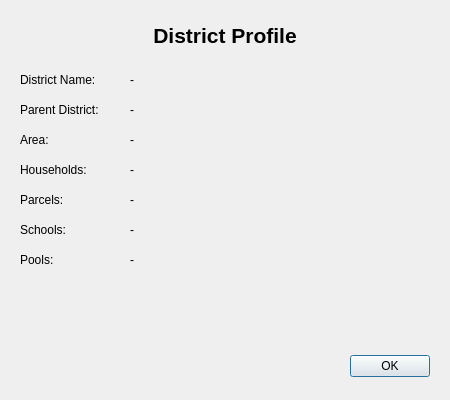
<?xml version="1.0" encoding="UTF-8"?>
<ui version="4.0">
 <class>DistrictProfileDialog</class>
 <widget class="QDialog" name="DistrictProfileDialog">
  <property name="geometry">
   <rect>
    <x>0</x>
    <y>0</y>
    <width>450</width>
    <height>400</height>
   </rect>
  </property>
  <property name="windowTitle">
   <string>District Profile</string>
  </property>
  <widget class="QLabel" name="lblTitle">
   <property name="geometry">
    <rect>
     <x>20</x>
     <y>20</y>
     <width>410</width>
     <height>30</height>
    </rect>
   </property>
   <property name="text">
    <string>District Profile</string>
   </property>
   <property name="alignment">
    <set>Qt::AlignCenter</set>
   </property>
   <property name="font">
    <font>
     <pointsize>16</pointsize>
     <weight>75</weight>
     <bold>true</bold>
    </font>
   </property>
  </widget>
  <widget class="QLabel" name="lblDistrictName">
   <property name="geometry">
    <rect>
     <x>20</x>
     <y>70</y>
     <width>100</width>
     <height>20</height>
    </rect>
   </property>
   <property name="text">
    <string>District Name:</string>
   </property>
  </widget>
  <widget class="QLabel" name="lblDistrictNameValue">
   <property name="geometry">
    <rect>
     <x>130</x>
     <y>70</y>
     <width>300</width>
     <height>20</height>
    </rect>
   </property>
   <property name="text">
    <string>-</string>
   </property>
  </widget>
  <widget class="QLabel" name="lblParentDistrict">
   <property name="geometry">
    <rect>
     <x>20</x>
     <y>100</y>
     <width>100</width>
     <height>20</height>
    </rect>
   </property>
   <property name="text">
    <string>Parent District:</string>
   </property>
  </widget>
  <widget class="QLabel" name="lblParentDistrictValue">
   <property name="geometry">
    <rect>
     <x>130</x>
     <y>100</y>
     <width>300</width>
     <height>20</height>
    </rect>
   </property>
   <property name="text">
    <string>-</string>
   </property>
  </widget>
  <widget class="QLabel" name="lblArea">
   <property name="geometry">
    <rect>
     <x>20</x>
     <y>130</y>
     <width>100</width>
     <height>20</height>
    </rect>
   </property>
   <property name="text">
    <string>Area:</string>
   </property>
  </widget>
  <widget class="QLabel" name="lblAreaValue">
   <property name="geometry">
    <rect>
     <x>130</x>
     <y>130</y>
     <width>300</width>
     <height>20</height>
    </rect>
   </property>
   <property name="text">
    <string>-</string>
   </property>
  </widget>
  <widget class="QLabel" name="lblHouseholds">
   <property name="geometry">
    <rect>
     <x>20</x>
     <y>160</y>
     <width>100</width>
     <height>20</height>
    </rect>
   </property>
   <property name="text">
    <string>Households:</string>
   </property>
  </widget>
  <widget class="QLabel" name="lblHouseholdsValue">
   <property name="geometry">
    <rect>
     <x>130</x>
     <y>160</y>
     <width>300</width>
     <height>20</height>
    </rect>
   </property>
   <property name="text">
    <string>-</string>
   </property>
  </widget>
  <widget class="QLabel" name="lblParcels">
   <property name="geometry">
    <rect>
     <x>20</x>
     <y>190</y>
     <width>100</width>
     <height>20</height>
    </rect>
   </property>
   <property name="text">
    <string>Parcels:</string>
   </property>
  </widget>
  <widget class="QLabel" name="lblParcelsValue">
   <property name="geometry">
    <rect>
     <x>130</x>
     <y>190</y>
     <width>300</width>
     <height>20</height>
    </rect>
   </property>
   <property name="text">
    <string>-</string>
   </property>
  </widget>
  <widget class="QLabel" name="lblSchools">
   <property name="geometry">
    <rect>
     <x>20</x>
     <y>220</y>
     <width>100</width>
     <height>20</height>
    </rect>
   </property>
   <property name="text">
    <string>Schools:</string>
   </property>
  </widget>
  <widget class="QLabel" name="lblSchoolsValue">
   <property name="geometry">
    <rect>
     <x>130</x>
     <y>220</y>
     <width>300</width>
     <height>20</height>
    </rect>
   </property>
   <property name="text">
    <string>-</string>
   </property>
  </widget>
  <widget class="QLabel" name="lblPools">
   <property name="geometry">
    <rect>
     <x>20</x>
     <y>250</y>
     <width>100</width>
     <height>20</height>
    </rect>
   </property>
   <property name="text">
    <string>Pools:</string>
   </property>
  </widget>
  <widget class="QLabel" name="lblPoolsValue">
   <property name="geometry">
    <rect>
     <x>130</x>
     <y>250</y>
     <width>300</width>
     <height>20</height>
    </rect>
   </property>
   <property name="text">
    <string>-</string>
   </property>
  </widget>
  <widget class="QDialogButtonBox" name="buttonBox">
   <property name="geometry">
    <rect>
     <x>290</x>
     <y>350</y>
     <width>140</width>
     <height>32</height>
    </rect>
   </property>
   <property name="orientation">
    <enum>Qt::Horizontal</enum>
   </property>
   <property name="standardButtons">
    <set>QDialogButtonBox::Ok</set>
   </property>
  </widget>
 </widget>
 <resources/>
 <connections>
  <connection>
   <sender>buttonBox</sender>
   <signal>accepted()</signal>
   <receiver>DistrictProfileDialog</receiver>
   <slot>accept()</slot>
   <hints>
    <hint type="sourcelabel">
     <x>248</x>
     <y>254</y>
    </hint>
    <hint type="destinationlabel">
     <x>157</x>
     <y>274</y>
    </hint>
   </hints>
  </connection>
 </connections>
</ui>
